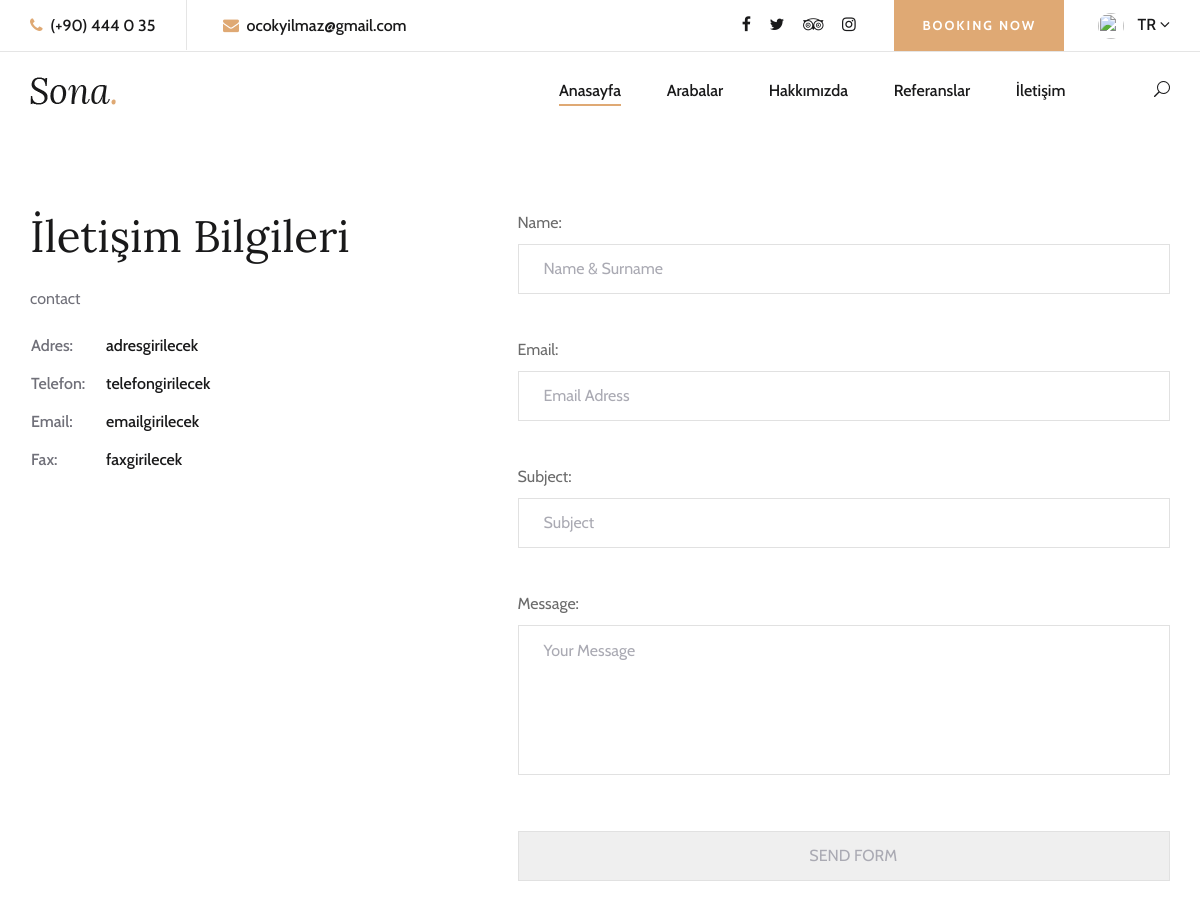
The page /iletisim/ (upper part) on the database as committed earlier.
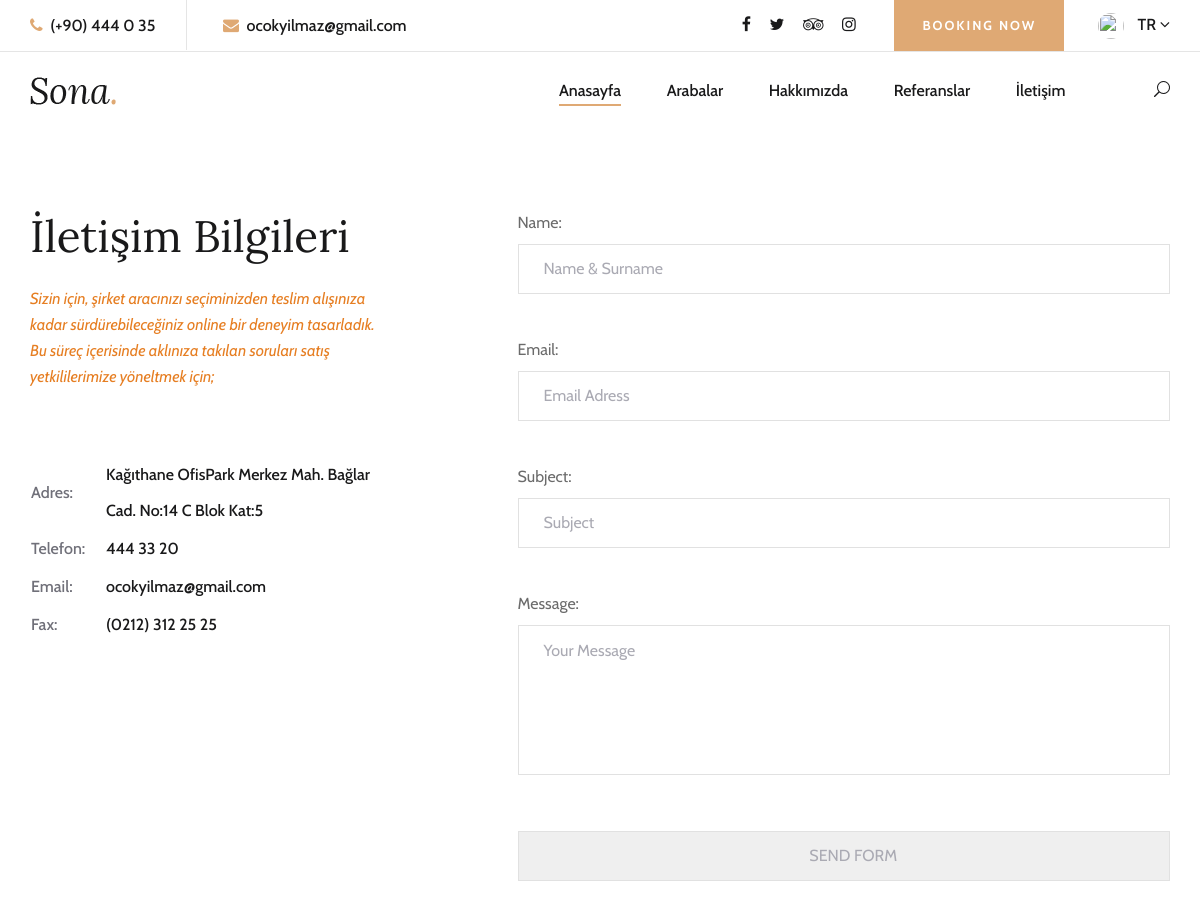
The same page on the database as committed later.
### home/models.py (models this page shows, shortened)
class Setting(models.Model):
    STATUS = (
        ("True", "Evet"),
        ("False", "Hayır"),
    )
    title = models.CharField(blank=True,max_length=30)
    keywords = models.CharField(blank=True,max_length=255)
    description = models.CharField(blank=True,max_length=255)
    company = models.CharField(blank=True,max_length=30)
    adress = models.CharField(blank=True,max_length=255)
    phone = models.CharField(blank=True,max_length=255)
    fax = models.CharField(blank=True,max_length=30)
    email = models.CharField(blank=True,max_length=255)
    smtpserver = models.CharField(blank=True,max_length=20)
    smtpemail = models.CharField(blank=True,max_length=20)
    smtppassword = models.CharField(blank=True,max_length=20)
    smtpport = models.CharField(blank=True,max_length=5)
    icon = models.ImageField(blank=True,upload_to="images/")
    facebook = models.CharField(blank=True,max_length=255)
    instagram = models.CharField(blank=True,max_length=255)
    twitter = models.CharField(blank=True,max_length=255)
    aboutus = RichTextUploadingField(blank=True)
    contact = RichTextUploadingField(blank=True)
    references = RichTextUploadingField()
    slider1 = models.ImageField(blank=True,upload_to="images/")
    slider2 = models.ImageField(blank=True, upload_to="images/")
    slider3 = models.ImageField(blank=True, upload_to="images/")
    status = models.CharField(max_length=10, choices=STATUS)
    create_at = models.DateTimeField(auto_now_add=True)
    update_at = models.DateTimeField(auto_now=True)
    def image_tag(self):
        return mark_safe('<img src="{}"/>'.format(self.image.url))
    image_tag.short_description = "Image"

### home/views.py (the view, shortened to what this page needs)
# urls.py: path('iletisim/', views.iletisim, name='iletisim'),
def iletisim(request):
    setting = Setting.objects.get(pk=1)
    form = ContactFormu()
    context = {'setting': setting,'form':form}
    return render(request, 'iletisim.html', context)

### home/models.py
class ContactFormu(ModelForm):
        class Meta:
            model = ContactFormMessage
            fields = ['name','email','subject','message']
            widgets = {
                'name' : TextInput(attrs={'class':'input','placeholder':'Name & Surname'}),
                'subject': TextInput(attrs={'class': 'input', 'placeholder': 'Subject'}),
                'email': TextInput(attrs={'class': 'input', 'placeholder': 'Email Adress'}),
                'message': Textarea(attrs={'class': 'input', 'placeholder': 'Your Message','rows':'5'}),
                }

### home/templates/iletisim.html (shortened to what this page needs)
{% extends "homebase.html" %}
 {% load static %}
{% block content %}
<section class="contact-section spad">
        <div class="container">
            <div class="row">
                <div class="col-lg-4">
                    <div class="contact-text">
                        <h2>İletişim Bilgileri</h2>
                        <p>{{ setting.contact | safe }}</p>
                        <table>
                            <tbody>
                                <tr>
                                    <td class="c-o">Adres:</td>
                                    <td>{{ setting.adress| safe }}</td>
                                </tr>
                                <tr>
                                    <td class="c-o">Telefon:</td>
                                    <td>{{ setting.phone | safe }}</td>
                                </tr>
                                <tr>
                                    <td class="c-o">Email:</td>
                                    <td>{{ setting.email | safe }}</td>
                                </tr>
                                <tr>
                                    <td class="c-o">Fax:</td>
                                    <td>{{ setting.fax | safe }}</td>
                                </tr>
                            </tbody>
                        </table>
                    </div>
                </div>
                <div class="col-lg-7 offset-lg-1">
                    <form action="" method="POST" class="contact-form">
                    {{ form.as_p }}
                    <input type="submit" value="SEND FORM">
                    </form>
                </div>
            </div>
        </div>
    </section>
{% endblock %}

Rows that differ between the two databases and show on the page:
changed Setting: contact "contact" → "Sizin için, şirket aracınızı seçiminizden teslim alışınıza kadar sürdürebileceğiniz online bir deneyim tasarladık. Bu süreç içerisinde aklınıza takılan soruları satış yetkililerimize yöneltmek için;"; adress "adresgirilecek" → "Kağıthane OfisPark Merkez Mah. Bağlar Cad. No:14 C Blok Kat:5"; phone "telefongirilecek" → "444 33 20"; email "emailgirilecek" → "ocokyilmaz@gmail.com"; fax "faxgirilecek" → "(0212) 312 25 25"
